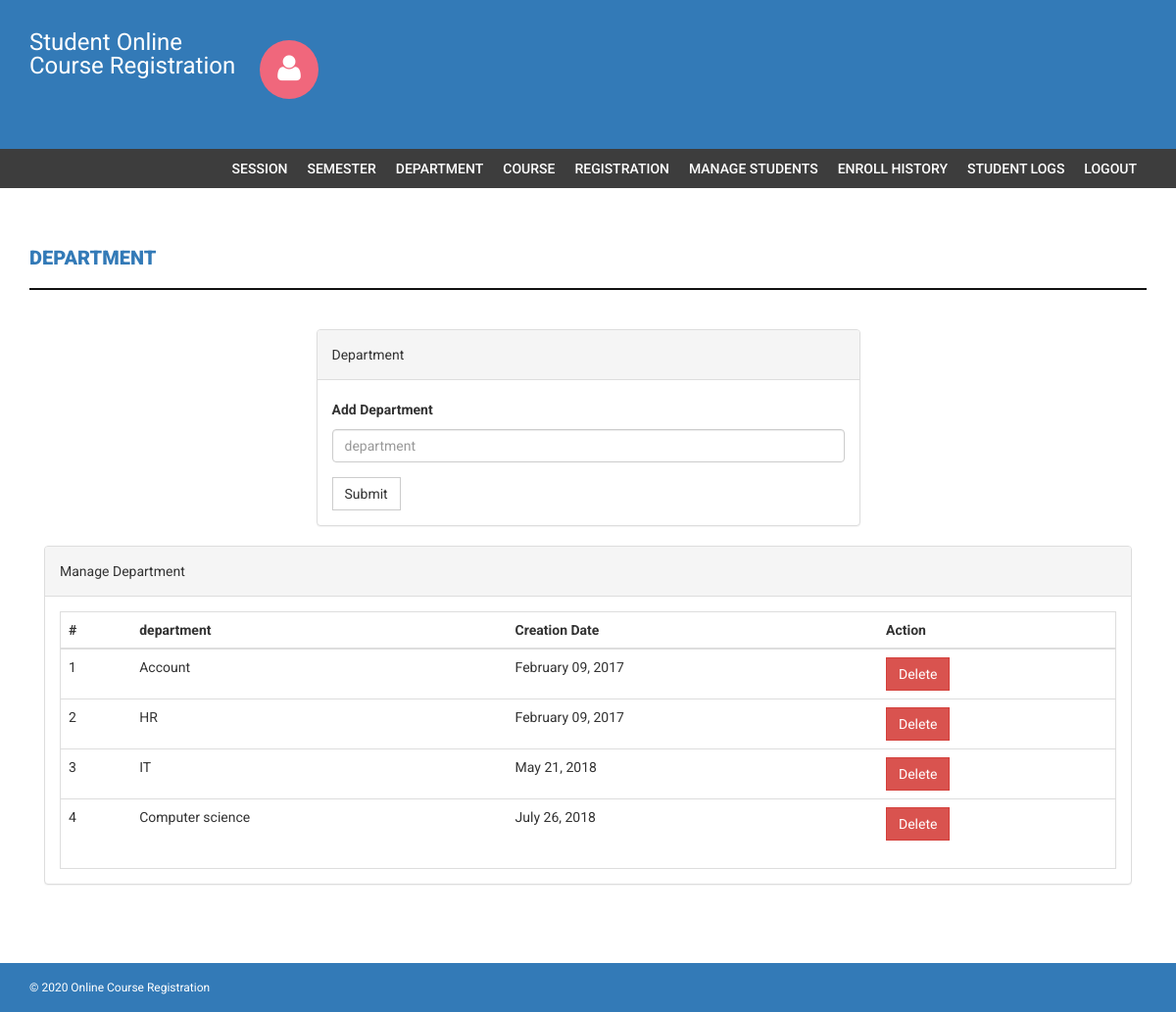
The page /admin/department.php (signed in) on the database its author committed.
### tables this page shows
CREATE TABLE `department` (
  `id` int(11) NOT NULL,
  `department` varchar(255) NOT NULL,
  `creationDate` timestamp NOT NULL DEFAULT CURRENT_TIMESTAMP
);

### admin/department.php (the view, shortened to what this page needs)
<?php
if(strlen($_SESSION['alogin'])==0)
    {
header('location:index.php');
}
else{
?>
<!DOCTYPE html>
<html lang="en">
<head>
    <link href="assets/css/bootstrap.css" rel="stylesheet" />
    <link href="assets/css/font-awesome.css" rel="stylesheet" />
    <link href="assets/css/style.css" rel="stylesheet" />
</head>
<body>
<?php include('includes/header.php');?>
<?php if($_SESSION['alogin']!="")
{
 include('includes/menubar.php');
}
 ?>
    <div class="content-wrapper">
        <div class="container">
              <div class="row">
                    <div class="col-md-12">
                        <h1 class="page-head-line">Department  </h1>
                    </div>
                </div>
                <div class="row" >
                  <div class="col-md-3"></div>
                    <div class="col-md-6">
                        <div class="panel panel-default">
                        <div class="panel-heading">
                           Department
                        </div>
                        <div class="panel-body">
                       <form name="dept" method="post">
   <div class="form-group">
    <label for="department">Add Department  </label>
    <input type="text" class="form-control" id="department" name="department" placeholder="department" required />
  </div>
 <button type="submit" name="submit" class="btn btn-default">Submit</button>
</form>
                            </div>
                            </div>
                    </div>
                </div>
                <div class="col-md-12">
                    <div class="panel panel-default">
                        <div class="panel-heading">
                            Manage Department
                        </div>
                        <div class="panel-body">
                            <div class="table-responsive table-bordered">
                                <table class="table">
                                    <thead>
                                        <tr>
                                            <th>#</th>
                                            <th>department</th>
                                            <th>Creation Date</th>
                                            <th>Action</th>
                                        </tr>
                                    </thead>
                                    <tbody>
                            <?php
                            $sql = mysqli_query($con,"SELECT * FROM department");
                            $cnt = 1;
                            while($row = mysqli_fetch_array($sql))
                            {
                                ?>
                                        <tr>
                                            <td><?php echo $cnt;?></td>
                                            <td><?php echo htmlentities($row['department']);?></td>
                                            <td><?php echo htmlentities(date('F d, Y',strtotime($row['creationDate'])));?></td>
                                            <td>
  <a href="department.php?id=<?php echo $row['id']?>&del=delete" onClick="return confirm('Are you sure you want to delete?')">
                                            <button class="btn btn-danger">Delete</button>
</a>
                                            </td>
                                        </tr>
<?php
$cnt++;
} ?>
                                    </tbody>
                                </table>
                            </div>
                        </div>
                    </div>
                </div>
            </div>
        </div>
  <?php include('includes/footer.php');?>
</body>
</html>
<?php } ?>

### admin/assets/css/style.css (style rules this page uses)
body { font-family: 'Roboto', sans-serif; line-height: 30px; }
.content-wrapper { margin-top: 40px; min-height: 600px; padding-bottom: 60px; }
.page-head-line { font-weight: 900; padding-bottom: 20px; border-bottom: 2px solid #111; text-transform: uppercase; color: #337ab7; font-size: 20px; margin-bottom: 40px; }
.btn { border-radius: 0px; -webkit-border-radius: 0px; -moz-border-radius: 0px; }

### rows shown on the page
department: department "Account", creationDate "February 09, 2017"
department: department "HR", creationDate "February 09, 2017"
department: department "IT", creationDate "May 21, 2018"
department: department "Computer science", creationDate "July 26, 2018"
